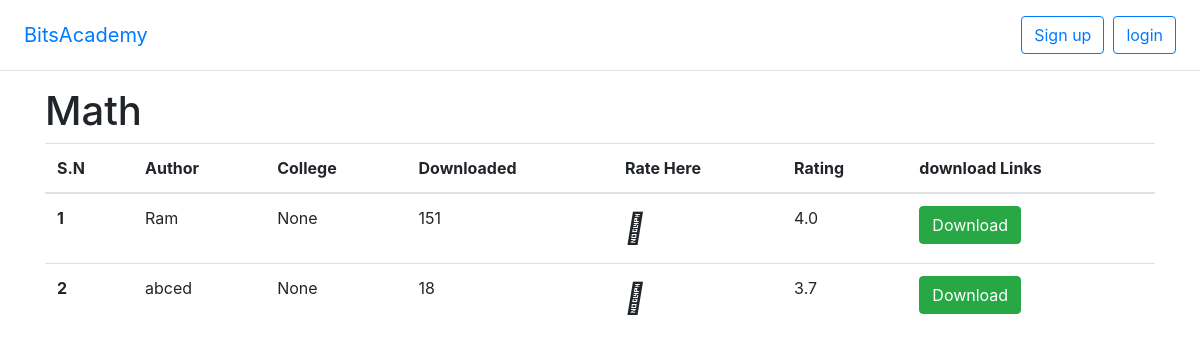
The page /note/2/list on the database as committed earlier.
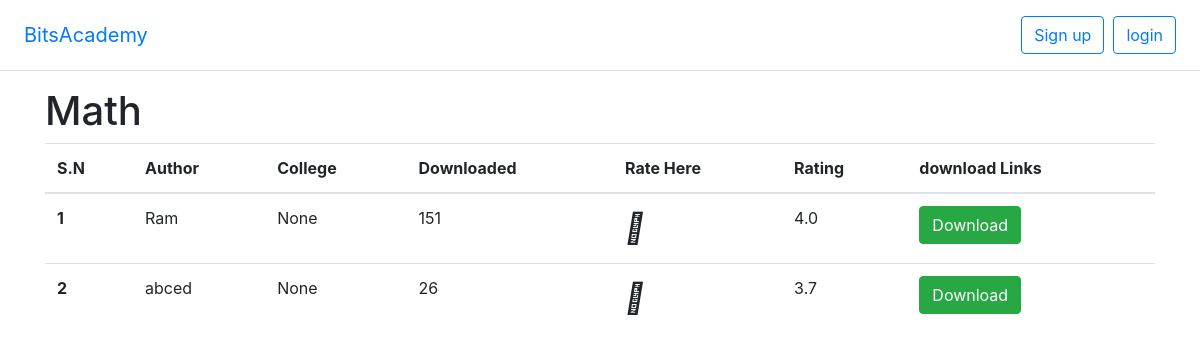
The same page on the database as committed later.
### course/models.py (models this page shows, shortened)
class Note(models.Model):
    subject = models.ForeignKey(Subject, on_delete=models.PROTECT)
    author = models.CharField(max_length=200)
    college = models.CharField(max_length=200, null=True, blank=True)
    note_upload = models.FileField(upload_to='Note/')
    download = models.PositiveIntegerField(default=0)
    created = models.DateTimeField(auto_now_add=True)
    updated = models.DateTimeField(auto_now=True)
    created_by = models.ForeignKey(User, null=True, blank=True, related_name='note_creaded_by', on_delete=models.SET(0))
    updated_by = models.ForeignKey(User, null=True, blank=True, related_name='note_updated_by', on_delete=models.SET(0))
    @property
    def avg_rating(self):
        return round(self.rating_set.aggregate(Avg('count'))['count__avg'], 1)
    def __str__(self):
        return 'Subject: {} Author: {}'.format(self.subject.name, self.author)

### course/views.py (the view)
# urls.py: path('note/<int:pk>/list', NotelistView.as_view(), name="note-list"),
class NotelistView(DetailView):
    model = Subject
    template_name = 'note_list.html'
    extra_context = {'subject_name': 'Math'}
    pk_url_kwarg = 'pk'
    def get_context_data(self, **kwargs):
        context = super().get_context_data()
        context['notes'] = self.get_object().note_set.all()
        print(context['notes'])
        return context

### course/templates/note_list.html (shortened to what this page needs)
{% extends 'base.html' %}
{% block container %}
<link rel="stylesheet" href="https://maxcdn.bootstrapcdn.com/font-awesome/4.4.0/css/font-awesome.min.css">
<h1> {{ subject_name }}</h1>
{% if notes %}
        <table class="table table-hover">
                      <thead>
                        <tr>
                          <th scope="col">S.N</th>
                          <th scope="col">Author</th>
                          <th scope="col">College</th>
                          <th scope="col"> Downloaded </th>
                          <th scope="col"> Rate Here </th>
                          <th scope="col"> Rating </th>
                          <th scope="col"> download Links </th>
                        </tr>
                      </thead>
                      <tbody>
                        {% for note in notes %}
                        <tr>
                          <th scope="row">{{ forloop.counter }}</th>
                          <td>{{ note.author }}</td>
                          <td>{{ note.college }}</td>
                          <td class="download-{{ note.pk }}">{{ note.download }}</td>
                          <td class="">
                            <div class="icon-wrapper">
                              <span class="icon"><i class="fal fa-thumbs-up" obj_pk="{{ note.pk }}"></i>
                              </span>
                            </div>
                          </td>
                          <td class="rating-{{ note.pk }}"> {{ note.avg_rating }}</td>
                          <td><a href="{{note.note_upload.url}}" download><button type="button" class="btn btn-success" obj_pk="{{ note.pk }}">Download</button></a></td>
                        </tr>
                        {% endfor %}
                      </tbody>
                    </table>
                    {% endif %}
{% endblock container %}

Rows that differ between the two databases and show on the page:
changed Note "abced": download "18" → "26"
